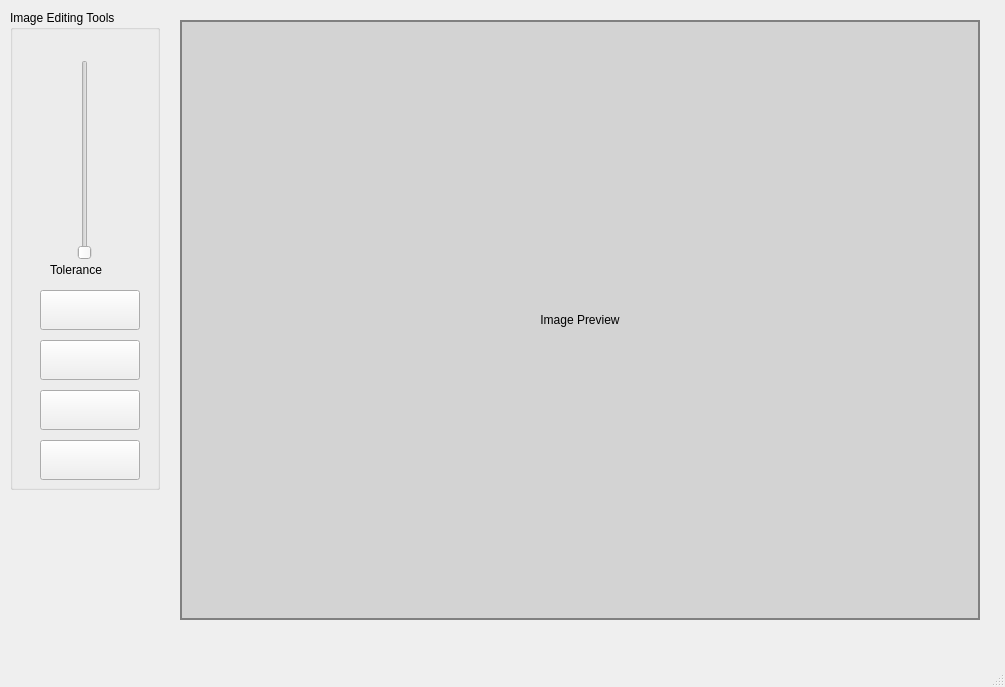
<?xml version="1.0" encoding="UTF-8"?>
<ui version="4.0">
 <class>MainWindow</class>
 <widget class="QMainWindow" name="MainWindow">
  <property name="geometry">
   <rect>
    <x>0</x>
    <y>0</y>
    <width>1005</width>
    <height>687</height>
   </rect>
  </property>
  <property name="windowTitle">
   <string>Color Remover Tool</string>
  </property>
  <widget class="QWidget" name="centralwidget">
   <widget class="QGroupBox" name="groupBox">
    <property name="geometry">
     <rect>
      <x>10</x>
      <y>10</y>
      <width>150</width>
      <height>480</height>
     </rect>
    </property>
    <property name="title">
     <string>Image Editing Tools</string>
    </property>
    <widget class="QSlider" name="sliderTolerance">
     <property name="geometry">
      <rect>
       <x>60</x>
       <y>50</y>
       <width>30</width>
       <height>200</height>
      </rect>
     </property>
     <property name="maximum">
      <number>100</number>
     </property>
     <property name="orientation">
      <enum>Qt::Orientation::Vertical</enum>
     </property>
    </widget>
    <widget class="QLabel" name="lblTolerance">
     <property name="geometry">
      <rect>
       <x>40</x>
       <y>250</y>
       <width>100</width>
       <height>20</height>
      </rect>
     </property>
     <property name="layoutDirection">
      <enum>Qt::LayoutDirection::LeftToRight</enum>
     </property>
     <property name="autoFillBackground">
      <bool>false</bool>
     </property>
     <property name="text">
      <string>Tolerance</string>
     </property>
    </widget>
    <widget class="QPushButton" name="btnSelectColor">
     <property name="geometry">
      <rect>
       <x>30</x>
       <y>330</y>
       <width>100</width>
       <height>40</height>
      </rect>
     </property>
     <property name="toolTip">
      <string>Select color to remove</string>
     </property>
     <property name="text">
      <string/>
     </property>
     <property name="icon">
      <iconset resource="ColorUI.qrc">
       <normaloff>:/assets/selector.PNG</normaloff>:/assets/selector.PNG</iconset>
     </property>
     <property name="iconSize">
      <size>
       <width>40</width>
       <height>40</height>
      </size>
     </property>
    </widget>
    <widget class="QPushButton" name="btnLoadImage">
     <property name="geometry">
      <rect>
       <x>30</x>
       <y>280</y>
       <width>100</width>
       <height>40</height>
      </rect>
     </property>
     <property name="toolTip">
      <string>Load an image file</string>
     </property>
     <property name="text">
      <string/>
     </property>
     <property name="icon">
      <iconset resource="ColorUI.qrc">
       <normaloff>:/assets/camera-solid.svg</normaloff>:/assets/camera-solid.svg</iconset>
     </property>
     <property name="iconSize">
      <size>
       <width>24</width>
       <height>24</height>
      </size>
     </property>
    </widget>
    <widget class="QPushButton" name="btnRemoveColor">
     <property name="geometry">
      <rect>
       <x>30</x>
       <y>380</y>
       <width>100</width>
       <height>40</height>
      </rect>
     </property>
     <property name="toolTip">
      <string>Remove the selected color</string>
     </property>
     <property name="text">
      <string/>
     </property>
     <property name="icon">
      <iconset resource="ColorUI.qrc">
       <normaloff>:/assets/eye-slash-solid.svg</normaloff>:/assets/eye-slash-solid.svg</iconset>
     </property>
     <property name="iconSize">
      <size>
       <width>24</width>
       <height>24</height>
      </size>
     </property>
    </widget>
    <widget class="QPushButton" name="btnSaveImage">
     <property name="geometry">
      <rect>
       <x>30</x>
       <y>430</y>
       <width>100</width>
       <height>40</height>
      </rect>
     </property>
     <property name="toolTip">
      <string>Save the modified image</string>
     </property>
     <property name="text">
      <string/>
     </property>
     <property name="icon">
      <iconset resource="ColorUI.qrc">
       <normaloff>:/assets/cloud-arrow-down-solid.svg</normaloff>:/assets/cloud-arrow-down-solid.svg</iconset>
     </property>
     <property name="iconSize">
      <size>
       <width>24</width>
       <height>24</height>
      </size>
     </property>
    </widget>
   </widget>
   <widget class="QLabel" name="lblImage">
    <property name="geometry">
     <rect>
      <x>180</x>
      <y>20</y>
      <width>800</width>
      <height>600</height>
     </rect>
    </property>
    <property name="styleSheet">
     <string notr="true">background-color: lightgray; border: 2px solid gray;</string>
    </property>
    <property name="text">
     <string>Image Preview</string>
    </property>
    <property name="alignment">
     <set>Qt::AlignmentFlag::AlignCenter</set>
    </property>
   </widget>
  </widget>
  <widget class="QMenuBar" name="menubar">
   <property name="geometry">
    <rect>
     <x>0</x>
     <y>0</y>
     <width>1005</width>
     <height>25</height>
    </rect>
   </property>
  </widget>
  <widget class="QStatusBar" name="statusbar"/>
 </widget>
 <resources>
  <include location="ColorUI.qrc"/>
 </resources>
 <connections/>
</ui>
